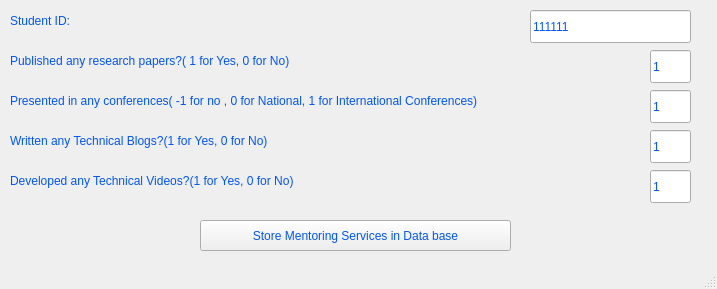
<?xml version="1.0" encoding="UTF-8"?>
<ui version="4.0">
 <class>MainWindow</class>
 <widget class="QMainWindow" name="MainWindow">
  <property name="geometry">
   <rect>
    <x>0</x>
    <y>0</y>
    <width>717</width>
    <height>289</height>
   </rect>
  </property>
  <property name="windowTitle">
   <string>Mentoring Services</string>
  </property>
  <property name="styleSheet">
   <string notr="true">color: rgb(0, 85, 255);
font: 75 12pt &quot;MS Shell Dlg 2&quot;;</string>
  </property>
  <widget class="QWidget" name="centralwidget">
   <widget class="QPushButton" name="pushButton">
    <property name="geometry">
     <rect>
      <x>200</x>
      <y>220</y>
      <width>311</width>
      <height>31</height>
     </rect>
    </property>
    <property name="text">
     <string>Store Mentoring Services in Data base</string>
    </property>
   </widget>
   <widget class="QLineEdit" name="lineEdit_4">
    <property name="geometry">
     <rect>
      <x>650</x>
      <y>50</y>
      <width>41</width>
      <height>33</height>
     </rect>
    </property>
    <property name="text">
     <string>1</string>
    </property>
   </widget>
   <widget class="QLabel" name="label_4">
    <property name="geometry">
     <rect>
      <x>10</x>
      <y>50</y>
      <width>381</width>
      <height>21</height>
     </rect>
    </property>
    <property name="text">
     <string>Published any research papers?( 1 for Yes, 0 for No)</string>
    </property>
   </widget>
   <widget class="QLineEdit" name="lineEdit_5">
    <property name="geometry">
     <rect>
      <x>650</x>
      <y>90</y>
      <width>41</width>
      <height>33</height>
     </rect>
    </property>
    <property name="text">
     <string>1</string>
    </property>
   </widget>
   <widget class="QLineEdit" name="lineEdit_6">
    <property name="geometry">
     <rect>
      <x>650</x>
      <y>130</y>
      <width>41</width>
      <height>33</height>
     </rect>
    </property>
    <property name="text">
     <string>1</string>
    </property>
   </widget>
   <widget class="QLineEdit" name="lineEdit_7">
    <property name="geometry">
     <rect>
      <x>650</x>
      <y>170</y>
      <width>41</width>
      <height>33</height>
     </rect>
    </property>
    <property name="text">
     <string>1</string>
    </property>
   </widget>
   <widget class="QLabel" name="label_6">
    <property name="geometry">
     <rect>
      <x>10</x>
      <y>90</y>
      <width>631</width>
      <height>21</height>
     </rect>
    </property>
    <property name="text">
     <string>Presented in any conferences( -1 for no , 0 for National, 1 for International Conferences)</string>
    </property>
   </widget>
   <widget class="QLabel" name="label_7">
    <property name="geometry">
     <rect>
      <x>10</x>
      <y>130</y>
      <width>451</width>
      <height>21</height>
     </rect>
    </property>
    <property name="text">
     <string>Written any Technical Blogs?(1 for Yes, 0 for No)</string>
    </property>
   </widget>
   <widget class="QLabel" name="label_8">
    <property name="geometry">
     <rect>
      <x>10</x>
      <y>170</y>
      <width>391</width>
      <height>21</height>
     </rect>
    </property>
    <property name="text">
     <string>Developed any Technical Videos?(1 for Yes, 0 for No)</string>
    </property>
   </widget>
   <widget class="QLabel" name="label_5">
    <property name="geometry">
     <rect>
      <x>10</x>
      <y>10</y>
      <width>91</width>
      <height>21</height>
     </rect>
    </property>
    <property name="text">
     <string>Student ID:</string>
    </property>
   </widget>
   <widget class="QLineEdit" name="lineEdit_9">
    <property name="geometry">
     <rect>
      <x>530</x>
      <y>10</y>
      <width>161</width>
      <height>33</height>
     </rect>
    </property>
    <property name="text">
     <string>111111</string>
    </property>
   </widget>
  </widget>
  <widget class="QStatusBar" name="statusbar"/>
 </widget>
 <resources/>
 <connections/>
</ui>
